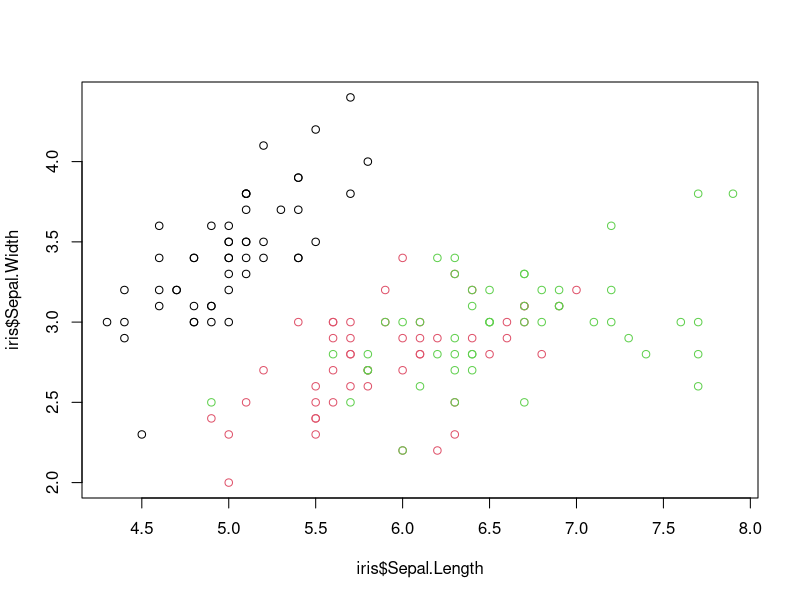

Recreate this plot in R.
## ---- chunk 1
#| fig-cap: "Iris"

plot(iris$Sepal.Width ~ iris$Sepal.Length, col = iris$Species)

